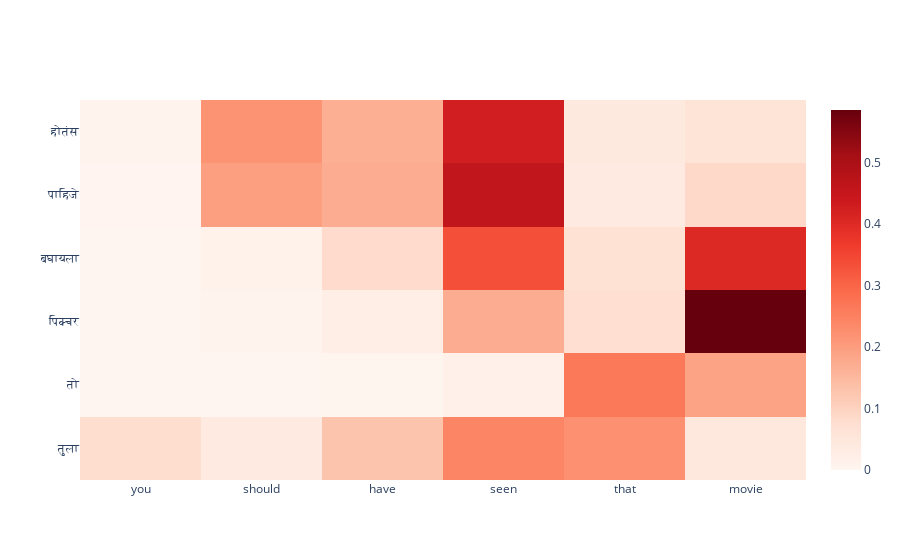

Notebook code for this chart:
### Code cell
predict_random_val_sentence()

### Figure 1 — Plotly figure (JSON) as saved in the notebook; plotly's stock layout.template omitted (floating-point values rounded to 4 significant figures)
{"data": [{"colorscale": [[0, "rgb(255,245,240)"], [0.125, "rgb(254,224,210)"], [0.25, "rgb(252,187,161)"], [0.375, "rgb(252,146,114)"], [0.5, "rgb(251,106,74)"], [0.625, "rgb(239,59,44)"], [0.75, "rgb(203,24,29)"], [0.875, "rgb(165,15,21)"], [1, "rgb(103,0,13)"]], "type": "heatmap", "x": ["you", "should", "have", "seen", "that", "movie"], "y": ["तुला", "तो", "पिक्चर", "बघायला", "पाहिजे", "होतंस"], "z": [[0.07737, 0.03824, 0.1291, 0.2425, 0.2224, 0.04388], [1.796e-05, 0.0002513, 0.001312, 0.01557, 0.2671, 0.189], [0.0001565, 0.007163, 0.02397, 0.1706, 0.0754, 0.5854], [0.0002507, 0.0114, 0.08258, 0.3342, 0.06738, 0.4044], [0.00274, 0.1967, 0.1706, 0.4586, 0.03717, 0.08848], [0.00841, 0.2183, 0.1685, 0.4268, 0.04229, 0.06173]]}], "layout": {}}
